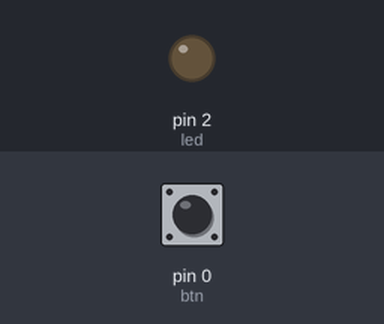
Bench run of a program on a simulated MicroPython board. Shown: output pins drawn as LEDs (lit = HIGH). Dashed ring = blinking. The test bench sets the inputs (shaded band); at power-on: pin 0 (btn) HIGH. Files the program writes start out absent; library files of the repository ran but are not shown: 1 file(s).

Above: at 1.2 s.
1.3 s: pin 0 (btn) pulled LOW for 3.2 s
At 1.8 s:
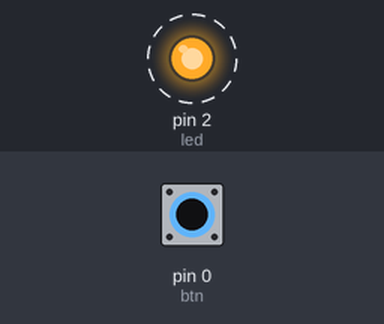
Timing chart, 0 to 5.5 s (numbered marks = the images above; inputs shaded):
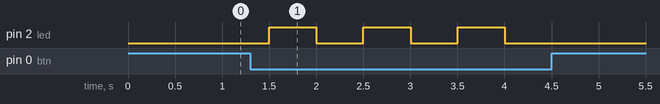

The program:

main.py
```python
import json
from machine import Pin
from time import sleep

# load the config file from flash
with open("config.json") as f:
    config = json.load(f)

# init LED and button
led = Pin(2, Pin.OUT)
btn = Pin(0)


def save_config():
    """function to save the config dict to the JSON file"""
    with open("config.json", "w") as f:
        json.dump(config, f)


# load LED state from config file
led.value(config["is_led_on"])

# use button to toggle LED
while True:
    if btn.value() == 0:
        led.value(not led.value())
        config["is_led_on"] = led.value()
        save_config()

    sleep(0.5)
```

Measured:
- after the input at 1.3 s, pin 2 (led): alternates HIGH for 0.50 s and LOW for 0.50 s, 6 changes in all, then stays LOW, starting after 0.20 s
